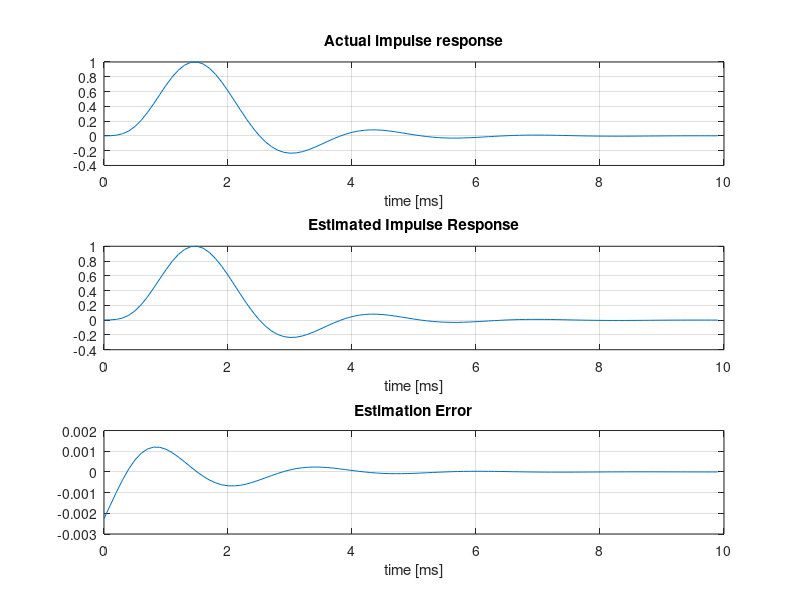

Write the MATLAB code that produced this figure.

close all
clear all
R=0.01; % pulse ratio (0-1 range) for signal break
duration=1;% signal duration [s]
wd=0.01; % window duration [s]
path="/dev/shm/";

Fs=10000; %Sampling Frequency
Fc=400; %Cut-off Frequency
 
w = Fc/(Fs/2); %Normalized frequency
%Design a low pass fitler with above mentioned specifications
[b,a]=butter(5,w,'low'); %5th order butterworth LPF


%%%%%%%%%


%Finding the Actual Impulse response of the LPF by applying a %generated impulse
N= Fs*wd ;
impulse=[1,zeros(1,N-1)]; %Defining an impulse
href=filter(b,a,impulse); %Apply the generated impulse at the filter's %input
 
figure;
subplot(3,1,1);
href = href/max(href); %normalized impulse response
plot(0:1/Fs*1000:N/Fs*1000-1/Fs*1000,href);

title('Actual impulse response');
xlabel('time [ms]')
grid;
 
%%%%%%%%%%%%%%%%%%%
% Sounding

IData = zeros(1,floor(Fs*duration));

v = duration/wd;



for i=1: v
    w = zeros(1,floor(Fs*wd));
    w(1,1:floor(Fs*wd)- floor(Fs*wd)*(1-R)) = randn(1,floor(Fs*wd)- floor(Fs*wd)*(1-R));


    IData(1,(i-1)*N+1:i*N) = w; 
end
IData = IData/ max(IData);
IData = IData';

channel = filter(b,a,IData);

%%%%%%%%%%%%%%%%%%%%%
% Estimation


y=zeros(N,v);

for i=0:v-1 % Run cross correlation for v times
    
    y=channel(i*N+1:i*N+N,1); % RX
    ryy= y*y';
    Ryy= ryy(:,1);
    
    
    
PA(:,i+1)=Ryy; %Store the results in an array
end
clear Ryx; 
 
ERyy=sum(PA')/v; % Average the values 

ERyy = ERyy/ max(ERyy);
h = ERyy;

subplot(3,1,2);
plot(0:1/Fs*1000:N/Fs*1000-1/Fs*1000,h);
title('Estimated Impulse Response');
xlabel('time [ms]')
grid;


%%%%%%%%%%%%%
Error = href - h;
subplot(3,1,3);
plot(0:1/Fs*1000:N/Fs*1000-1/Fs*1000,Error);
title('Estimation Error');
xlabel('time [ms]')
grid;
